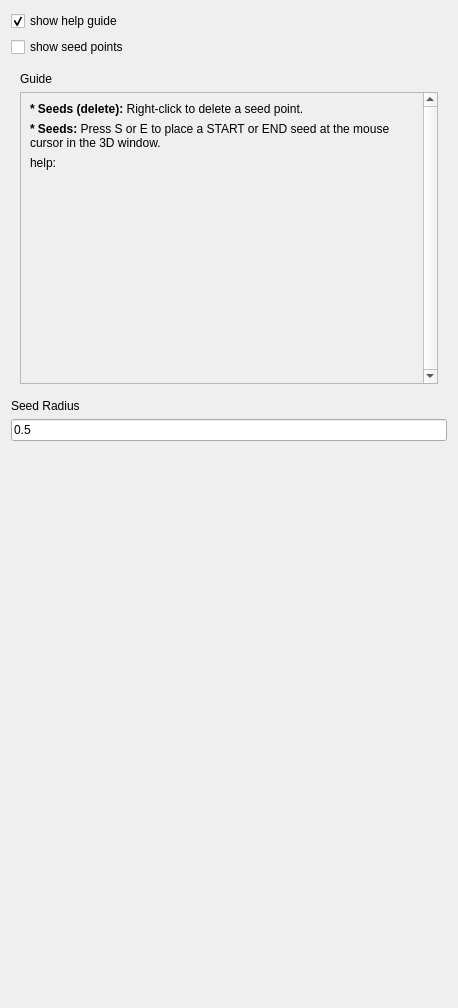
<?xml version="1.0" encoding="UTF-8"?>
<ui version="4.0">
 <class>sv4guiPurkinjeNetworkEdit</class>
 <widget class="QWidget" name="sv4guiPurkinjeNetworkEdit">
  <property name="geometry">
   <rect>
    <x>0</x>
    <y>0</y>
    <width>458</width>
    <height>1008</height>
   </rect>
  </property>
  <property name="sizePolicy">
   <sizepolicy hsizetype="Preferred" vsizetype="Preferred">
    <horstretch>0</horstretch>
    <verstretch>0</verstretch>
   </sizepolicy>
  </property>
  <layout class="QVBoxLayout" name="verticalLayout_23">
   <item>
    <widget class="QWidget" name="widget_2" native="true">
     <property name="minimumSize">
      <size>
       <width>0</width>
       <height>0</height>
      </size>
     </property>
     <layout class="QVBoxLayout" name="verticalLayout_11">
      <property name="leftMargin">
       <number>0</number>
      </property>
      <property name="topMargin">
       <number>0</number>
      </property>
      <property name="rightMargin">
       <number>0</number>
      </property>
      <property name="bottomMargin">
       <number>0</number>
      </property>
      <item>
       <widget class="QCheckBox" name="guideCheckBox">
        <property name="text">
         <string>show help guide</string>
        </property>
        <property name="checked">
         <bool>true</bool>
        </property>
       </widget>
      </item>
      <item>
       <widget class="QCheckBox" name="seedCheckBox">
        <property name="text">
         <string>show seed points</string>
        </property>
       </widget>
      </item>
     </layout>
    </widget>
   </item>
   <item>
    <widget class="QWidget" name="guideWidget" native="true">
     <property name="sizePolicy">
      <sizepolicy hsizetype="Preferred" vsizetype="Preferred">
       <horstretch>0</horstretch>
       <verstretch>0</verstretch>
      </sizepolicy>
     </property>
     <property name="minimumSize">
      <size>
       <width>0</width>
       <height>0</height>
      </size>
     </property>
     <layout class="QVBoxLayout" name="verticalLayout_5">
      <item>
       <widget class="QLabel" name="guideLabel">
        <property name="text">
         <string>Guide</string>
        </property>
       </widget>
      </item>
      <item>
       <widget class="QScrollArea" name="scrollArea">
        <property name="sizePolicy">
         <sizepolicy hsizetype="Expanding" vsizetype="Expanding">
          <horstretch>1</horstretch>
          <verstretch>1</verstretch>
         </sizepolicy>
        </property>
        <property name="minimumSize">
         <size>
          <width>0</width>
          <height>0</height>
         </size>
        </property>
        <property name="verticalScrollBarPolicy">
         <enum>Qt::ScrollBarAlwaysOn</enum>
        </property>
        <property name="sizeAdjustPolicy">
         <enum>QAbstractScrollArea::AdjustToContents</enum>
        </property>
        <property name="widgetResizable">
         <bool>true</bool>
        </property>
        <widget class="QWidget" name="scrollAreaWidgetContents">
         <property name="geometry">
          <rect>
           <x>0</x>
           <y>0</y>
           <width>393</width>
           <height>268</height>
          </rect>
         </property>
         <layout class="QVBoxLayout" name="verticalLayout">
          <item>
           <widget class="QLabel" name="seedLabel2">
            <property name="text">
             <string>&lt;b&gt;* Seeds (delete):&lt;/b&gt; Right-click to delete a seed point.</string>
            </property>
            <property name="textFormat">
             <enum>Qt::RichText</enum>
            </property>
            <property name="wordWrap">
             <bool>true</bool>
            </property>
           </widget>
          </item>
          <item>
           <widget class="QLabel" name="seedLabel">
            <property name="text">
             <string>&lt;b&gt;* Seeds:&lt;/b&gt; Press S or E to place a START or END seed at the mouse cursor in the 3D window.</string>
            </property>
            <property name="textFormat">
             <enum>Qt::RichText</enum>
            </property>
            <property name="wordWrap">
             <bool>true</bool>
            </property>
           </widget>
          </item>
          <item>
           <widget class="QLabel" name="helpLabel">
            <property name="sizePolicy">
             <sizepolicy hsizetype="Preferred" vsizetype="Expanding">
              <horstretch>0</horstretch>
              <verstretch>0</verstretch>
             </sizepolicy>
            </property>
            <property name="minimumSize">
             <size>
              <width>1</width>
              <height>1</height>
             </size>
            </property>
            <property name="text">
             <string>help:</string>
            </property>
            <property name="textFormat">
             <enum>Qt::PlainText</enum>
            </property>
            <property name="alignment">
             <set>Qt::AlignLeading|Qt::AlignLeft|Qt::AlignTop</set>
            </property>
            <property name="wordWrap">
             <bool>true</bool>
            </property>
           </widget>
          </item>
         </layout>
        </widget>
       </widget>
      </item>
     </layout>
    </widget>
   </item>
   <item>
    <widget class="QWidget" name="widget" native="true">
     <property name="sizePolicy">
      <sizepolicy hsizetype="Preferred" vsizetype="Preferred">
       <horstretch>0</horstretch>
       <verstretch>0</verstretch>
      </sizepolicy>
     </property>
     <layout class="QVBoxLayout" name="verticalLayout_3">
      <property name="leftMargin">
       <number>0</number>
      </property>
      <property name="topMargin">
       <number>0</number>
      </property>
      <property name="rightMargin">
       <number>0</number>
      </property>
      <property name="bottomMargin">
       <number>0</number>
      </property>
      <item>
       <widget class="QLabel" name="label">
        <property name="text">
         <string>Seed Radius</string>
        </property>
       </widget>
      </item>
      <item>
       <widget class="QLineEdit" name="seedLineEdit">
        <property name="text">
         <string>0.5</string>
        </property>
       </widget>
      </item>
     </layout>
    </widget>
   </item>
   <item>
    <widget class="QWidget" name="widget_4" native="true">
     <property name="sizePolicy">
      <sizepolicy hsizetype="Preferred" vsizetype="Preferred">
       <horstretch>0</horstretch>
       <verstretch>0</verstretch>
      </sizepolicy>
     </property>
     <property name="minimumSize">
      <size>
       <width>0</width>
       <height>550</height>
      </size>
     </property>
     <layout class="QVBoxLayout" name="verticalLayout_6"/>
    </widget>
   </item>
  </layout>
 </widget>
 <resources/>
 <connections/>
</ui>
